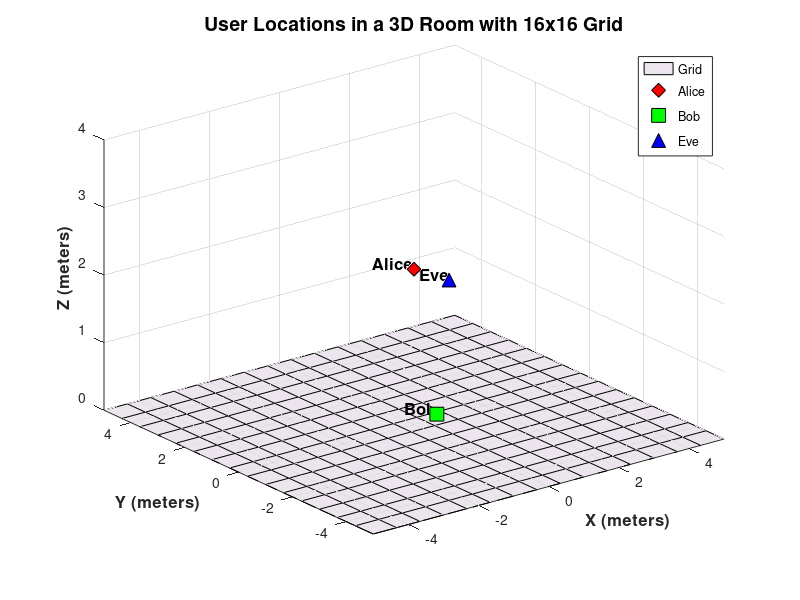
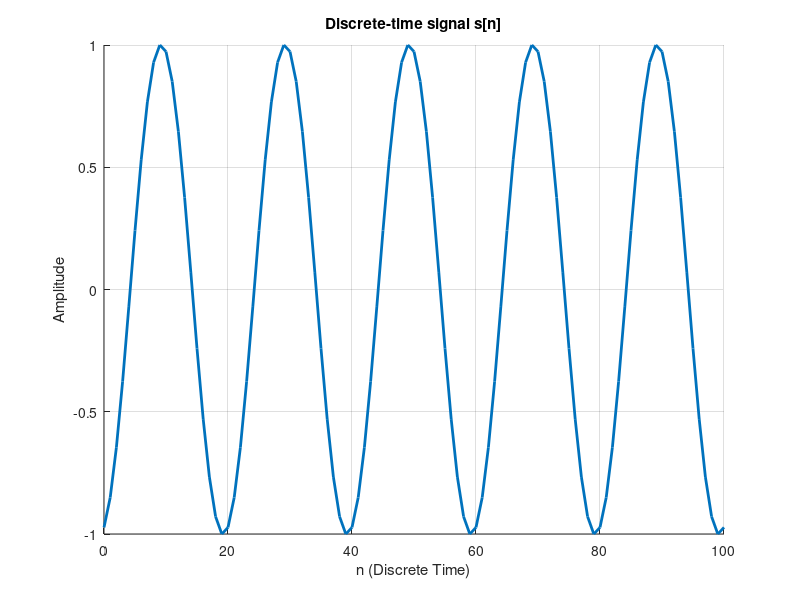
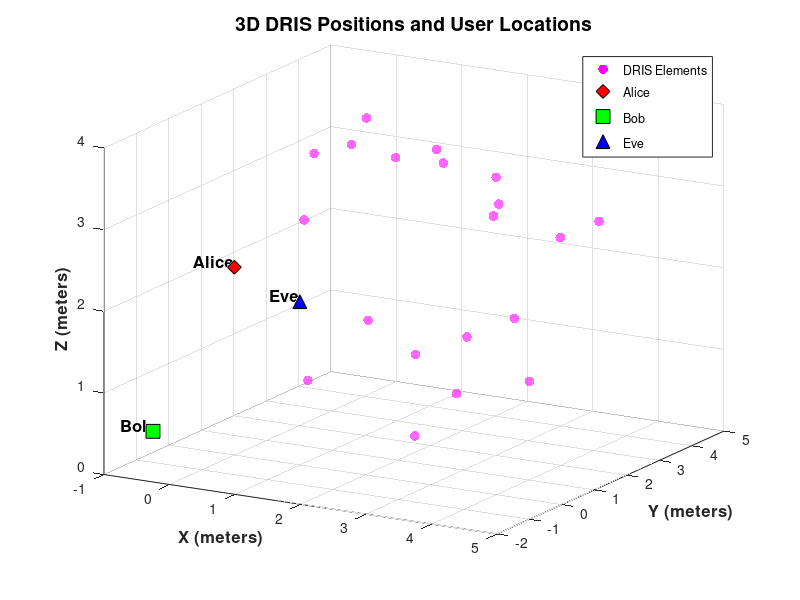
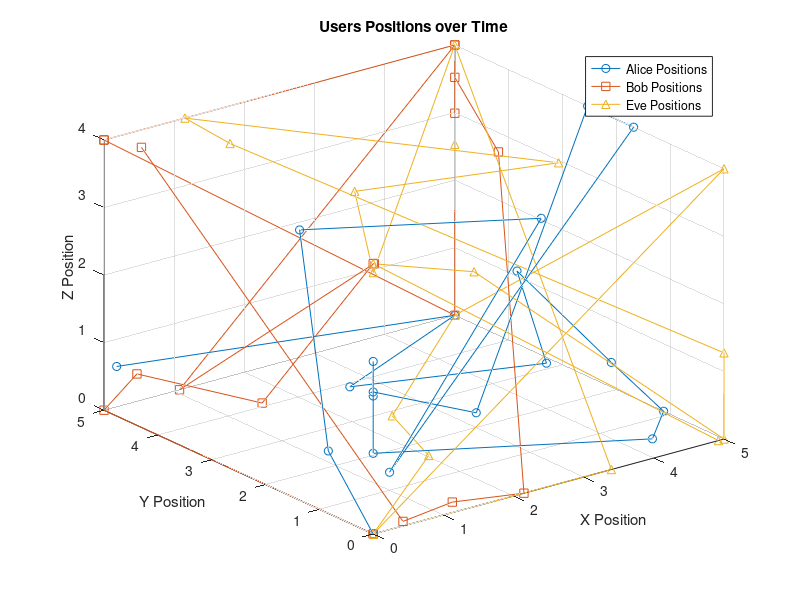

MATLAB code for these plots, in order: (Note: this script raises an error after producing the figures.)
%% STEP 1. Room Dimensions and Positions

% Define room size
roomLength = 5; % meters
roomWidth = 5; % meters
roomHeight = 4; % meters

% Define dimension of the grid (16x16)
Grid_dimension = [16, 16]; 

% Define initial positions for Alice, Bob, and Eve
alicePos = [0, 0, 2.3];  % Position of Alice (initial)
bobPos = [-0.5, -1.5, 0.5];  % Position of Bob (initial)
evePos = [1, 0, 2];  % Position of Eve (initial)

% Display initial positions in the command window
disp('Initial Positions of Users:');
fprintf('Alice coordinates: [ %.1f, %.1f, %.1f ]\n', alicePos(1), alicePos(2), alicePos(3));
fprintf('Bob coordinates:   [ %.1f, %.1f, %.1f ]\n', bobPos(1), bobPos(2), bobPos(3));
fprintf('Eve coordinates:   [ %.1f, %.1f, %.1f ]\n', evePos(1), evePos(2), evePos(3));
fprintf('\n');

% Create a plot to show positions
figure(1);clf;
hold on;

% Create grid for visualization (16x16 grid)
[xGrid, yGrid] = meshgrid(linspace(-roomLength, roomLength, Grid_dimension(1)), ...
                          linspace(-roomWidth, roomWidth, Grid_dimension(2)));
zGrid = zeros(size(xGrid));  % Create a flat grid at z = 0

% Plot the 16x16 grid (in the XY plane)
surf(xGrid, yGrid, zGrid, 'FaceAlpha', 0.1, 'EdgeColor', 'k', 'DisplayName', 'Grid');

% Plot Alice's position
scatter3(alicePos(1), alicePos(2), alicePos(3), 100, 'd', 'MarkerEdgeColor', 'k', 'MarkerFaceColor', 'r', 'DisplayName', 'Alice');
text(alicePos(1), alicePos(2), alicePos(3), ' Alice', 'FontSize', 12, 'VerticalAlignment', 'bottom', 'HorizontalAlignment', 'right', 'FontWeight', 'bold');

% Plot Bob's position
scatter3(bobPos(1), bobPos(2), bobPos(3), 100, 's', 'MarkerEdgeColor', 'k', 'MarkerFaceColor', 'g', 'DisplayName', 'Bob');
text(bobPos(1), bobPos(2), bobPos(3), ' Bob', 'FontSize', 12, 'VerticalAlignment', 'bottom', 'HorizontalAlignment', 'right', 'FontWeight', 'bold');

% Plot Eve's position
scatter3(evePos(1), evePos(2), evePos(3), 100, '^', 'MarkerEdgeColor', 'k', 'MarkerFaceColor', 'b', 'DisplayName', 'Eve');
text(evePos(1), evePos(2), evePos(3), ' Eve', 'FontSize', 12, 'VerticalAlignment', 'bottom', 'HorizontalAlignment', 'right', 'FontWeight', 'bold');

% Adjust plot limits to include all user positions
xlim([-roomLength, roomLength]);
ylim([-roomWidth, roomWidth]);
zlim([0, roomHeight]);

% Add grid and labels
grid on;
xlabel('X (meters)', 'FontSize', 12, 'FontWeight', 'bold');
ylabel('Y (meters)', 'FontSize', 12, 'FontWeight', 'bold');
zlabel('Z (meters)', 'FontSize', 12, 'FontWeight', 'bold');
title('User Locations in a 3D Room with 16x16 Grid', 'FontSize', 14, 'FontWeight', 'bold');

% Display the legend
legend('show');

% Set a 3D view
view(3);

% Finalize the plot
hold off;

%% STEP 2. Discrete-Time Signal Generation (S[n])

Nl = 5;                         % Number of signal components
n = 0:100;                      % Discrete time vector (samples)
betas = rand(1, Nl+1);                 % Random weights for each component
Deltas = randi([0, 10], 1, Nl+1);      % Random time shifts (Δi)
fs = 1000;                          % Sampling frequency (Hz)
f = 50;                             % Frequency of sine wave (Hz)

% Signal function g[n - Δi] (shifted sine wave components)
g = @(n, Delta) sin(2 * pi * f * (n - Delta) / fs);

% Initialize the discrete-time signal s[n] with zeros
s_n = zeros(1, length(n));

% Calculate s[n] with the formula
for i = 0:Nl
    s_n = s_n + betas(i+1) * g(n, Deltas(i+1));       % Add each component
end

% Calculate the average of s[n]
average_s_n = mean(s_n);
fprintf('Average of S[n]: %.4f\n', average_s_n);  % Display the average

% Normalize the generated signal to ensure it adheres to Bloch's law
s_n = s_n / max(abs(s_n));  % Normalization to mitigate flickering

fprintf('\n');

% Plot the signal s[n]
figure(2);clf;
hold on;

plot(n, s_n, 'LineWidth', 2);
xlabel('n (Discrete Time)');
ylabel('Amplitude');
title('Discrete-time signal s[n]');
grid on;
hold off;

%% STEP 3. Calculate the Phase Shift

% Constants for Phase Shift Calculation
nr = 1.5;        % Refractive index of reflective surface (e.g., glass)
ni = 1.0;        % Refractive index of air
theta_i = 30;   % Incident angle (degrees)

% Define RGB wavelengths in meters
lambda_R = 650e-9;  % Wavelength for Red light (650 nm)
lambda_G = 532e-9;  % Wavelength for Green light (532 nm)
lambda_B = 475e-9;  % Wavelength for Blue light (475 nm)

% Calculate phase shifts
theta_R = (2 * pi * (nr - ni) * sin(theta_i)) / lambda_R;
theta_G = (2 * pi * (nr - ni) * sin(theta_i)) / lambda_G;
theta_B = (2 * pi * (nr - ni) * sin(theta_i)) / lambda_B;

% Display results
fprintf('Phase shift for Red light: %.2f radians\n', theta_R);
fprintf('Phase shift for Green light: %.2f radians\n', theta_G);
fprintf('Phase shift for Blue light: %.2f radians\n', theta_B);

% Compute Phase Shift (radians) for a single reflection
theta_r_t = (theta_R + theta_G + theta_B) / 3;

% Display result
fprintf('--------------\n'); 
fprintf('phase shift for one RGB LED: %f radians\n', theta_r_t);
fprintf('\n');
fprintf('\n');

%% STEP 4. Reflected Electric Field (Er) with the Calculated Phase Shift

% Incident Electric Field
Ei = 1 + 1j;               % incident electric field in complex form
Er_total = 0;              % Initialize total reflected field
r0 = 0.8;                  % Reflection coefficient
delta_r = pi/4;
N_REs= 20;
Er_R =0;
Er_G = 0;
Er_B = 0;
numConfigs = 10;                  % Number of RIS configurations
loss_factor = 0.9;                % Loss due to environmental factors
Er_total = loss_factor * Er_total;       % Adjust reflected field

% Calculate the reflected electric field with formula
for i = 1:N_REs
    % Calculate reflected electric field for each RGB component
    Er_R = r0 * exp(1j * (theta_R + delta_r)) * Ei;   % for RED
    Er_G = r0 * exp(1j * (theta_G + delta_r)) * Ei;   % for GREEN
    Er_B = r0 * exp(1j * (theta_B + delta_r)) * Ei;   % for BLUE
    
    % Accumulate total reflected field for all RGB components(LED)
    Er_total = Er_total + (Er_R + Er_G + Er_B);
end

% Display results
fprintf('total (Er) for Red light: %.2f + %.2fj\n', real(Er_R), imag(Er_R));
fprintf('total (Er) for Green light: %.2f + %.2fj\n', real(Er_G), imag(Er_G));
fprintf('total (Er) for Blue light: %.2f + %.2fj\n', real(Er_B), imag(Er_B));

% Display the total reflected electric field
fprintf('--------------\n'); 
fprintf('Reflected Electric Field (Er) for one LED : %.2f + %.2fj\n', real(Er_total), imag(Er_total));
fprintf('\n');
fprintf('\n');

Er_total_configs = zeros(1, numConfigs);

% variability in the RIS configurations
% Random delta_r for each configuration to simulate changes
for configIdx = 1:numConfigs         
    delta_r = rand * pi;
    Er_R = r0 * exp(1j * (theta_R + delta_r)) * Ei;
    Er_G = r0 * exp(1j * (theta_G + delta_r)) * Ei;
    Er_B = r0 * exp(1j * (theta_B + delta_r)) * Ei;
    
    Er_total_configs(configIdx) = Er_R + Er_G + Er_B;
end

%% STEP 5. Calculate and Display Distances in the frist position

% Calculate distances between each pair
dist_Alice_Bob = norm(alicePos - bobPos);
dist_Alice_Eve = norm(alicePos - evePos);
dist_Bob_Eve = norm(bobPos - evePos);

% Display distances
fprintf('initial distance between each person: \n');
fprintf('--------------\n'); 
fprintf('Distance between Alice and Bob: %.2f meters\n', dist_Alice_Bob);
fprintf('Distance between Alice and Eve: %.2f meters\n', dist_Alice_Eve);
fprintf('Distance between Bob and Eve: %.2f meters\n', dist_Bob_Eve);
fprintf('\n');

%% STEP 6. Calculate the new distance in the path for one user by using the formula d = d0 + vt (function)

function new_distance = calculate_linear_distance(initial_distance)
    
    % Generate random speed (0 to 5 m/s)
    speed = rand * 5;    
    % Generate random time (0 to 10 seconds)
    time = rand * 10;    
    
    % Calculate the new distance using d = d0 + vt
    new_distance = initial_distance + speed * time;
end

%% STEP 7. calculate the Euclidean distance between two users (function)

function distance = calculate_distance(user1_pos, user2_pos)
    
% Calculate the Euclidean distance between user1 and user2
    distance = norm(user2_pos - user1_pos);
end

%% STEP 8. Calculate LOS (function)

function Hd_0 = calculate_LOS(distance)

    % Constants
    Ar = 1e-4;                            % Receiver area (m^2)
    R = 1;                                % Photodiode responsivity (A/W)
    n = 1.5;                              % Refractive index

    % Convert angles to radians 
    phi = deg2rad(70);
    phi_half = deg2rad(60);
    psi = deg2rad(30);
    psi_FOV = deg2rad(120);

    % Precalculation
    m = -log(2) / log(cos(phi_half));      % Lambertian order

    % Calculate D(psi), the gain of the optical concentrator
    if abs(psi) <= psi_FOV
        D_psi = (n^2) / (sin(psi_FOV)^2);
    else
        D_psi = 0;
    end

    % Calculate LOS channel gain for Bob
    if abs(psi) <= psi_FOV
        Hd_0 = ((Ar * (m + 1) * R) / (2 * pi * distance^2)) * D_psi * cos(phi)^m * cos(psi);
    else
        Hd_0 = 0;  % If the angle of incidence exceeds the FOV, set gain to 0
    end
end


% use the function
fprintf('calculate LOS with initial distance values between each person : \n');
fprintf('--------------\n'); 
fprintf('LOS for Alice and Bob when they are in the frist position: %f\n', calculate_LOS(dist_Alice_Bob));
fprintf('LOS for Alice and Eve when they are in the frist position: %f\n', calculate_LOS(dist_Alice_Eve));
fprintf('LOS for Bob and Eve when they are in the frist position: %f\n', calculate_LOS(dist_Bob_Eve));
fprintf('\n');

%% STEP 9.Calculate NLOS (function)

function dHref_0 = calculate_NLOS(d1B,d2B)
    
% Constants
    Ar = 1e-4;                            % Receiver area (m^2)
    R = 1;                                % Photodiode responsivity (A/W)
    n = 1.5;                              % Refractive index
    dAw = 1e-4;                        
    rho = 0.8; 
    Pt = 1;                            % Transmit power (W)

 % Convert angles to radians 
    phi = deg2rad(70);
    phi_half = deg2rad(60);
    psi = deg2rad(30);
    psi_FOV = deg2rad(120);
    alpha = deg2rad(25);              
    beta = deg2rad(15);               
                        
 % Precalculation
    m = -log(2) / log(cos(phi_half));      % Lambertian order
 
 % Calculate D(psi), the gain of the optical concentrator
    if abs(psi) <= psi_FOV
        D_psi = (n^2) / (sin(psi_FOV)^2);
    else
        D_psi = 0;
    end

 % Calculate dHref(0) based on the NLOS channel gain formula
    if abs(psi) <= psi_FOV
        dHref_0 = ((Ar * (m + 1) * R) / (2 * pi^2 * d1B^2 * d2B^2)) * ...
                 D_psi * Pt * rho * dAw * cos(phi)^m * cos(alpha) * cos(beta) * cos(psi);
    else
        dHref_0 = 0;
    end

    % Multiply output for better readability
    dHref_0 = dHref_0 * 1e10; % Scale factor

end
   

% use the function
fprintf('calculate NLOS with initial distance values between each person : \n');
fprintf('--------------\n'); 
fprintf('NLOS for Alice-Bob and Alice-Eve when they are in the first position: %.10f\n', calculate_NLOS(dist_Alice_Bob , dist_Alice_Eve));
fprintf('NLOS for Alice-Eve and Bob-Eve when they are in the first position: %.10f\n', calculate_NLOS(dist_Alice_Eve , dist_Bob_Eve));
fprintf('NLOS for Alice-Bob and Bob-Eve when they are in the first position: %.10f\n', calculate_NLOS(dist_Alice_Bob , dist_Bob_Eve));
fprintf('\n');



% use the NLOS vs DRIS
% Parameters for NLOS calculation
Pt = 1;                            % Transmit power (W)
dAw = 1e-4;                        % Micro surface area
alpha = deg2rad(25);               % Incidence angle at RIS (in radians)
beta = deg2rad(15);                % Radiation angle at PD (in radians)
phi = deg2rad(30);                 % Angle of irradiance (in radians)
psi = deg2rad(20);                 % Angle of incidence (in radians)
phi_half = deg2rad(70);            % Half-power angle of LED (in radians)
psi_FOV = deg2rad(120);             % Field of View (FOV) of the receiver (in radians)
n = 1.5;                           % Refractive index
rho = 0.8;                         % Reflection coefficient of RIS
m = -log(2) / log(cos(phi_half));  % Lambertian order for half-angle
D = n^2 / sin(psi_FOV)^2;           % Optical concentrator gain
d1B = 2;                           % Distance between LED and RIS (m)
d2B = 1.5;                         % Distance between RIS and PD (m)
Ar = 1e-4;                         % Receiver area (m^2)
R = 1;                             % Photodiode responsivity (A/W)

% Calculate NLOS Gain
N_REs = 20;
H_NLOS_total = 0;  % Initialize total NLOS gain

for i = 1:N_REs
    % Generate random position for each DRIS element within room bounds
    drisPos = [rand() * roomLength, rand() * roomWidth, rand() * roomHeight];
    
    % Store the position in the array
    drisPositions(i, :) = drisPos;
    
    % Calculate distances: Alice-to-DRIS (d1B) and DRIS-to-Bob (d2B)
    d1B = norm(alicePos - drisPos);   % Distance from Alice to DRIS element
    d2B = norm(bobPos - drisPos);     % Distance from DRIS element to Bob
    
    % Calculate NLOS gain for this DRIS element
    if abs(psi) <= psi_FOV
        H_NLOS = ((Ar * (m + 1) * R) / (2 * pi^2 * d1B^2 * d2B^2)) * D * Pt * rho * dAw * cosd(phi)^m * cosd(alpha) * cosd(beta) * cosd(psi);
    else
        H_NLOS = 0;  % Gain is zero if incidence angle exceeds FOV
    end
    
    % Accumulate NLOS gain from each DRIS element
    H_NLOS_total = H_NLOS_total + H_NLOS;
end

% Plot DRIS positions with transparency
figure(3);clf;
scatter3(drisPositions(:, 1), drisPositions(:, 2), drisPositions(:, 3), 50, 'm', 'filled', 'DisplayName', 'DRIS Elements', 'MarkerFaceAlpha', 0.6);
hold on;

% Plot Alice's position
scatter3(alicePos(1), alicePos(2), alicePos(3), 100, 'd', 'MarkerEdgeColor', 'k', 'MarkerFaceColor', 'r', 'DisplayName', 'Alice');
text(alicePos(1), alicePos(2), alicePos(3), ' Alice', 'FontSize', 12, 'VerticalAlignment', 'bottom', 'HorizontalAlignment', 'right', 'FontWeight', 'bold');

% Plot Bob's position
scatter3(bobPos(1), bobPos(2), bobPos(3), 100, 's', 'MarkerEdgeColor', 'k', 'MarkerFaceColor', 'g', 'DisplayName', 'Bob');
text(bobPos(1), bobPos(2), bobPos(3), ' Bob', 'FontSize', 12, 'VerticalAlignment', 'bottom', 'HorizontalAlignment', 'right', 'FontWeight', 'bold');

% Plot Eve's position
scatter3(evePos(1), evePos(2), evePos(3), 100, '^', 'MarkerEdgeColor', 'k', 'MarkerFaceColor', 'b', 'DisplayName', 'Eve');
text(evePos(1), evePos(2), evePos(3), ' Eve', 'FontSize', 12, 'VerticalAlignment', 'bottom', 'HorizontalAlignment', 'right', 'FontWeight', 'bold');

% Finalize the plot
xlabel('X (meters)', 'FontSize', 12, 'FontWeight', 'bold');
ylabel('Y (meters)', 'FontSize', 12, 'FontWeight', 'bold');
zlabel('Z (meters)', 'FontSize', 12, 'FontWeight', 'bold');
title('3D DRIS Positions and User Locations', 'FontSize', 14, 'FontWeight', 'bold');
legend show;
grid on;

% Set viewing angle for better 3D visualization
view(30, 20); % Adjust as needed for your dataset
hold off;

% Multiply output for better readability
H_NLOS_total = H_NLOS_total * 1e10; % Scale factor

% Display total NLOS gain
fprintf('Total NLOS Gain: %.4f\n', H_NLOS_total);
fprintf('\n');

%% STEP 10. Define blockage factor B(t) (function)

function [Pr_full, Pr_partial, Pr_none] = calculate_received_power(Hd_t)

    Pt = 1;

    % Define blockage factors
    B_full = 0;       % Full blockage
    B_partial = 0.5;  % Partial blockage
    B_none = 1;       % No blockage

    % Calculate received power for each blockage condition
    Pr_full = Pt * Hd_t * B_full;       % Power with full blockage
    Pr_partial = Pt * Hd_t * B_partial; % Power with partial blockage
    Pr_none = Pt * Hd_t * B_none;       % Power with no blockage

    % Display the result for B(t)
    fprintf('Amount of full blockage (B(t) = 0) is : %f\n', Pr_full);
    fprintf('Amount of partial blockage (B(t) = 0.5) is : %f\n', Pr_partial);
    fprintf('Amount of no blockage (B(t) = 1) is : %f\n', Pr_none);
    fprintf('\n');
end

%% STEP 11. Lambertian Channel Model Implementation for Moving Characters

% Room dimensions
roomLength = 5; % meters
roomWidth = 5; % meters
roomHeight = 4; % meters

alicePos = [0, 0, 2.3];  % Position of Alice (initial)
bobPos = [-0.5, -1.5, 0.5];  % Position of Bob (initial)
evePos = [1, 0, 2];  % Position of Eve (initial)

% Fixed total number of steps to 20
numSteps = 20;
timeStep = 0.5;  % Fixed time step of 0.5 seconds

% Initialize arrays to store positions over time
aliceTrajectory = zeros(numSteps, 3);
bobTrajectory = zeros(numSteps, 3);
eveTrajectory = zeros(numSteps, 3);

% Set initial positions
aliceTrajectory(1, :) = alicePos;
bobTrajectory(1, :) = bobPos;
eveTrajectory(1, :) = evePos;

% Calculate initial distances
d_alice_bob = calculate_distance(alicePos, bobPos);
d_bob_eve = calculate_distance(bobPos, evePos);
d_alice_eve = calculate_distance(alicePos, evePos);

% Initialize arrays to store LOS and NLOS values
LOS_alice_bob = zeros(numSteps, 1);
LOS_alice_eve = zeros(numSteps, 1);
LOS_bob_eve = zeros(numSteps, 1);

NLOS_alice_bob = zeros(numSteps, 1);
NLOS_alice_eve = zeros(numSteps, 1);
NLOS_bob_eve = zeros(numSteps, 1);

savedAlicePositions = zeros(numSteps, 3);
savedBobPositions = zeros(numSteps, 3);
savedEvePositions = zeros(numSteps, 3);

% Loop through each step and update user positions and distances
for t = 1:numSteps
    if t == 1 
        fprintf('---------------------------------------\n');
        fprintf('What if our user move ? \n');
        fprintf('Step %d\n', t);
        fprintf('  The first distances between users:\n');
        fprintf('  Distance between Alice-Bob: %.2f meters\n', d_alice_bob);
        fprintf('  Distance between Bob-Eve: %.2f meters\n', d_bob_eve);
        fprintf('  Distance between Alice-Eve: %.2f meters\n', d_alice_eve);
        fprintf('\n');

    else
        fprintf('Step %d\n', t);
        
        % Calculate new distance for each user with calculate_linear_distance
        new_distance_alice = calculate_linear_distance(aliceTrajectory(t-1, :));
        new_distance_bob = calculate_linear_distance(bobTrajectory(t-1, :));
        new_distance_eve = calculate_linear_distance(eveTrajectory(t-1, :));

        % Generate random directions for Alice, Bob, and Eve
        aliceDirection = rand(1, 3) - 0.5;
        bobDirection = rand(1, 3) - 0.5;
        eveDirection = rand(1, 3) - 0.5;
    
        % Normalize direction vectors
        aliceDirection = aliceDirection / norm(aliceDirection);
        bobDirection = bobDirection / norm(bobDirection);
        eveDirection = eveDirection / norm(eveDirection);
    
        % Update positions based on new distance
        aliceTrajectory(t, :) = aliceTrajectory(t-1, :) + new_distance_alice .* aliceDirection .* timeStep;
        bobTrajectory(t, :) = bobTrajectory(t-1, :) + new_distance_bob .* bobDirection .* timeStep;
        eveTrajectory(t, :) = eveTrajectory(t-1, :) + new_distance_eve .* eveDirection .* timeStep;
    
        % Ensure positions stay within room boundaries
        aliceTrajectory(t, :) = max(min(aliceTrajectory(t, :), [roomLength, roomWidth, roomHeight]), [0, 0, 0]);
        bobTrajectory(t, :) = max(min(bobTrajectory(t, :), [roomLength, roomWidth, roomHeight]), [0, 0, 0]);
        eveTrajectory(t, :) = max(min(eveTrajectory(t, :), [roomLength, roomWidth, roomHeight]), [0, 0, 0]);
    
        % Save the new positions
        savedAlicePositions(t, :) = aliceTrajectory(t, :);
        savedBobPositions(t, :) = bobTrajectory(t, :);
        savedEvePositions(t, :) = eveTrajectory(t, :);
    
        % Print new positions of the users
        fprintf('New Position of Alice: [%.2f, %.2f, %.2f]\n', savedAlicePositions(t, 1), savedAlicePositions(t, 2), savedAlicePositions(t, 3));
        fprintf('New Position of Bob: [%.2f, %.2f, %.2f]\n', savedBobPositions(t, 1), savedBobPositions(t, 2), savedBobPositions(t, 3));
        fprintf('New Position of Eve: [%.2f, %.2f, %.2f]\n', savedEvePositions(t, 1), savedEvePositions(t, 2), savedEvePositions(t, 3));
        fprintf('\n');
    
        % Calculate LOS using the predefined function
        Hd_alice_bob = calculate_LOS(d_alice_bob); 
        Hd_alice_eve = calculate_LOS(d_alice_eve); 
        Hd_bob_eve = calculate_LOS(d_bob_eve);
    
        % Saving LOS inside the array
        LOS_alice_bob(t) = calculate_LOS(d_alice_bob);
        LOS_alice_eve(t) = calculate_LOS(d_alice_eve);
        LOS_bob_eve(t) = calculate_LOS(d_bob_eve);
    
        % print
        fprintf('LOS at this position for Alice-Bob: %f\n', Hd_alice_bob);
        fprintf('LOS at this position for Alice-Eve: %f\n', Hd_alice_eve);
        fprintf('LOS at this position for Bob-Eve: %f\n', Hd_bob_eve);
        fprintf('\n');
    
        % Calculate NLOS using the predefined function
        fprintf('NLOS at this position for Alice-Bob: %f\n', calculate_NLOS(d_alice_bob, d_bob_eve));
        fprintf('NLOS at this position for Alice-Eve: %f\n', calculate_NLOS(d_alice_eve, d_bob_eve));
        fprintf('NLOS at this position for Bob-Eve: %f\n', calculate_NLOS(d_bob_eve, d_alice_eve));
        fprintf('\n');
    
        % Saving NlOS inside an array 
        NLOS_alice_bob(t) = calculate_NLOS(d_alice_bob, d_bob_eve);
        NLOS_alice_eve(t) = calculate_NLOS(d_alice_eve, d_bob_eve);
        NLOS_bob_eve(t) = calculate_NLOS(d_bob_eve, d_alice_eve);
    
        % Generate blockage based on the random variable
        fprintf('Blockage for Alice and Bob: \n');
        calculate_received_power(Hd_alice_bob);
        fprintf('Blockage for Alice and Eve: \n');
        calculate_received_power(Hd_alice_eve);
        fprintf('Blockage for Bob and Eve: \n');
        calculate_received_power(Hd_bob_eve);
        fprintf('---------------------------------------\n');
    end 
end 

% Plotting Results
% Plotting the new positions of each user over time
figure(4);clf;
plot3(savedAlicePositions(:, 1), savedAlicePositions(:, 2), savedAlicePositions(:, 3), '-o', 'DisplayName', 'Alice Positions');
hold on;
plot3(savedBobPositions(:, 1), savedBobPositions(:, 2), savedBobPositions(:, 3), '-s', 'DisplayName', 'Bob Positions');
plot3(savedEvePositions(:, 1), savedEvePositions(:, 2), savedEvePositions(:, 3), '-^', 'DisplayName', 'Eve Positions');
xlabel('X Position');
ylabel('Y Position');
zlabel('Z Position');
title('Users Positions over Time');
legend;
grid on;
hold off;

% Plotting the LOS for each user pair
figure(5);clf;
plot(1:numSteps, LOS_alice_bob, '-o', 'DisplayName', 'LOS Alice-Bob');
hold on;
plot(1:numSteps, LOS_alice_eve, '-s', 'DisplayName', 'LOS Alice-Eve');
plot(1:numSteps, LOS_bob_eve, '-^', 'DisplayName', 'LOS Bob-Eve');
xlabel('Time Step');
ylabel('LOS Value');
title('LOS Values over Time');
legend;
grid on;
hold off;

% Plotting the NLOS for each user pair
figure(6);clf;
plot(1:numSteps, NLOS_alice_bob, '-o', 'DisplayName', 'NLOS Alice-Bob');
hold on;
plot(1:numSteps, NLOS_alice_eve, '-s', 'DisplayName', 'NLOS Alice-Eve');
plot(1:numSteps, NLOS_bob_eve, '-^', 'DisplayName', 'NLOS Bob-Eve');
xlabel('Time Step');
ylabel('NLOS Value');
title('NLOS Values over Time');
legend;
grid on;
hold off;

% %% STEP 11. Challenge-Response Based PLA with Actual Challenge from Bob
% % Parameters
% K = 10;               % Number of pilot signals (time slots)
% M = 5;                % Number of configurations for each RE
% threshold = 0.03;     % Threshold for authentication
% Hd_t_phase = 1;       % Channel response phase factor (placeholder value)
% 
% % Initialize dictionary for storing reference signals in enrollment phase
% dictionary = zeros(K, M);         % Stores expected signals for each configuration
% received_signals = zeros(K, 1);   % To store received signals during authentication
% deviations = zeros(K, 1);         % To store deviation values
% 
% % --- Enrollment Phase ---
% fprintf('--- Enrollment Phase ---\n');
% for k = 1:K
%     for m = 1:M
%         % Generate pilot signal with some noise
%         pilot_signal = Hd_t_phase * (rand > 0.5) + randn * 0.01;
%         dictionary(k, m) = pilot_signal;  % Store signal in Bob's dictionary
%         fprintf('Pilot signal for time slot %d, Config %d: %.4f\n', k, m, pilot_signal);
%     end
%     fprintf('\n');
% end
% 
% % --- Authentication Phase with Eve's Attack ---
% fprintf('\n--- Authentication Phase ---\n');
% 
% for attempt = 1:K
%     % Step 1: Bob sends a random binary challenge and chooses a random RE index
%     challenge = rand > 0.5;        % Random binary challenge (0 or 1)
%     RE_index = randi(M);           % Random RE configuration index
% 
%     % Step 2: Alice generates a response based on the challenge and dictionary
%     expected_response = dictionary(attempt, RE_index) * (challenge + 1);  
%     received_signal = expected_response + randn * 0.01;  % Add noise to simulate conditions
% 
%     % Step 3: Eve attempts to impersonate Alice
%     eve_estimation_noise = 0.05;  % Eve's estimation error
%     estimated_channel_eve = dictionary(attempt, randi(M)) + randn * eve_estimation_noise;
%     fake_response = estimated_channel_eve * (challenge + 1) + randn * 0.02;
% 
%     % Store received signal and calculate deviation from expected response
%     received_signals(attempt) = received_signal; 
%     deviation_alice = abs(received_signal - expected_response);
%     deviation_eve = abs(fake_response - expected_response);
%     deviations(attempt) = deviation_alice;
% 
%     % Display the challenge-response process
%     fprintf('Attempt %d:\nBob sends challenge: %d\n', attempt, challenge);
%     fprintf('Expected response: %.4f\nReceived signal (Alice): %.4f\nFake response (Eve): %.4f\n', expected_response, received_signal, fake_response);
% 
%     % Step 4: Bob checks if the deviation is within the threshold
%     if deviation_alice < threshold
%         fprintf('✅ Authentication successful: Alice detected.\n');
%     elseif deviation_eve < threshold
%         fprintf('⚠️ WARNING: Eve impersonation detected! (Eve fooled Bob)\n');
%     else
%         fprintf('❌ Authentication failed: Unrecognized transmission.\n');
%     end
%     fprintf('\n');
% end
% 
% % --- GLRT-Based Detection of Known Channels ---
% 
% % Parameters for Hypothesis Testing
% gamma = 0.03;               % Threshold for GLRT
% K = 10;                     % Number of pilot signals
% Hd_t_phase = 1;             % Channel response phase factor
% deviation = zeros(1, K);    % Storage for deviations
% 
% 
% % Initialize arrays to store received signals and expected channels
% received_signals = zeros(1, K); 
% expected_channels = zeros(1, K); 
% 
% fprintf('--------------------------------------\n');
% fprintf('--- GLRT Signal Detection ---\n');
% 
% % Step 1: Simulate the reception of pilot signals
% for k = 1:K
%     challenge = randi([0, 1]);
%     pilot_signal = randi([0, 1]);
%     expected_channels(k) = Hd_t_phase * pilot_signal * (challenge + 1);
%     noise = randn * 0.01; 
%     received_signals(k) = expected_channels(k) + noise;
%     fprintf('Time Slot %d | Challenge: %d | Expected: %.4f | Received: %.4f\n', ...
%         k, challenge, expected_channels(k), received_signals(k));
% end
% 
% % Step 2: Calculate deviations
% for k = 1:K
%     deviation(k) = abs(received_signals(k) - expected_channels(k));
% end
% 
% % Step 3: Calculate average deviation
% average_deviation = mean(deviation);
% 
% % Step 4: GLRT Hypothesis Testing
% if average_deviation < gamma
%     fprintf('GLRT Result: Authentication Successful - Legitimate Transmission Detected.\n');
% else
%     fprintf('GLRT Result: Authentication Failed - Potential Impersonation Detected.\n');
% end

%% STEP 12. NUMERICAL EVALUATION WITH GLRT-BASED DETECTION

num_trials = 1000;  % Number of Monte Carlo experiments
threshold = 0.03;   % Detection threshold (gamma)
P_FA_count = 0;     % Counter for False Alarms
P_MD_count = 0;     % Counter for Missed Detections
M = 160;              % Number of RIS configurations
N = 20;              % Number of DRIS elements per configuration
K = 4;             % Number of pilot signals (time slots)

% --- Enrollment Phase ---
dictionary = zeros(K, M * N);  % Stores expected signals for each configuration
for k = 1:K
    for m = 1:(M * N)
        dictionary(k, m) = randn * 0.01 + (rand > 0.5); % Generate pilot signals
    end
end

% Monte Carlo Simulation Loop
for i = 1:num_trials
    % Step 1: Bob sends a random challenge and selects a random RE configuration
    challenge = rand > 0.5;        % Random binary challenge (0 or 1)
    RE_index = randi(M);           % Random RIS element configuration
    RE_elements = (RE_index - 1) * N + (1:N); % Get indices for selected RIS elements
    
    % Step 2: Alice responds based on the enrollment dictionary
    expected_response = sum(dictionary(randi(K), RE_elements)) * (challenge + 1);
    received_signal = expected_response + randn * 0.01; % Add noise
    
    % Step 3: Eve attempts to impersonate Alice
    eve_estimation_noise = 0.05;
    estimated_channel_eve = sum(dictionary(randi(K), randi(M * N, 1, N))) + randn * eve_estimation_noise;
    fake_response = estimated_channel_eve * (challenge + 1) + randn * 0.02;
    
    % Compute deviations
    deviation_alice = abs(received_signal - expected_response);
    deviation_eve = abs(fake_response - expected_response);
    
    % Step 4: Apply Heaviside step function correctly
    H_eve = deviation_eve < threshold;   % Eve successfully impersonates Alice (False Alarm)
    H_alice = deviation_alice < threshold; % Alice is correctly authenticated
    
    % Compute probabilities based on correct conditions
    if H_eve == 1  % False Alarm: Eve is mistakenly authenticated
        P_FA_count = P_FA_count + 1;
    end
    if H_alice == 0  % Missed Detection: Alice is mistakenly rejected
        P_MD_count = P_MD_count + 1;
    end
end

% Calculate probabilities
P_FA = P_FA_count / num_trials;
P_MD = P_MD_count / num_trials;

fprintf('\n');
fprintf('----------------------------------------------\n');
fprintf('Probability of False Alarm (PFA): %.4f\n', P_FA);
fprintf('Probability of Missed Detection (PMD): %.4f\n', P_MD);
fprintf('\n');


% Plot Monte Carlo Results for PFA and PMD
figure(7);clf;
bar([P_FA, P_MD], 'FaceColor', [0.2 0.7 0.3]);
set(gca, 'XTickLabel', {'PFA', 'PMD'});
ylabel('Probability');
title('Monte Carlo Simulation Results for PFA and PMD');
grid on;

% --- GLRT-Based Detection of Known Channels ---

gamma = 0.03;               % Threshold for GLRT
deviation = zeros(1, K);    % Storage for deviations
received_signals = zeros(1, K); 
expected_channels = zeros(1, K); 

fprintf('--------------------------------------\n');
fprintf('--- GLRT Signal Detection ---\n');

% Step 1: Simulate the reception of pilot signals
for k = 1:K
    challenge = randi([0, 1]);
    pilot_signal = randi([0, 1]);
    expected_channels(k) = sum(dictionary(k, 1:N)) * (challenge + 1);
    noise = randn * 0.01; 
    received_signals(k) = expected_channels(k) + noise;
    fprintf('Time Slot %d | Challenge: %d | Expected: %.4f | Received: %.4f\n', ...
        k, challenge, expected_channels(k), received_signals(k));
end

% Step 2: Calculate deviations
for k = 1:K
    deviation(k) = abs(received_signals(k) - expected_channels(k));
end

% Step 3: Calculate average deviation
average_deviation = mean(deviation);

% Step 4: GLRT Hypothesis Testing
if average_deviation < gamma
    fprintf('GLRT Result: Authentication Successful - Legitimate Transmission Detected.\n');
else
    fprintf('GLRT Result: Authentication Failed - Potential Impersonation Detected.\n');
end

%% STEP 13. NUMERICAL EVALUATION For diffrent number of K

num_trials = 1000;  % Number of Monte Carlo experiments
threshold = 0.03;   % Detection threshold (gamma)
P_FA_count = 0;     % Counter for False Alarms
P_MD_count = 0;     % Counter for Missed Detections
M = 160;              % Number of RIS configurations
N = 20;              % Number of DRIS elements per configuration
K_values = 1:5;    % Different values of K (pilot signals)

P_FA_results = zeros(size(K_values));
P_MD_results = zeros(size(K_values));

% Fix random seed for reproducibility
rng(42);

for idx = 1:length(K_values)
    K = K_values(idx);
    dictionary = zeros(K, M * N);  % Stores expected signals for each configuration
    
    % --- Enrollment Phase ---
    fixed_indices = randi(K, num_trials, 1); % Precompute indices for consistency
    fixed_RE_indices = randi(M, num_trials, 1);
    
    for k = 1:K
        for m = 1:(M * N)
            dictionary(k, m) = randn * 0.01 + (rand > 0.5); % Generate pilot signals
        end
    end
    
    P_FA_count = 0;
    P_MD_count = 0;
    
    % Monte Carlo Simulation Loop
    for i = 1:num_trials
        % Step 1: Bob sends a random challenge and selects a fixed RE configuration
        challenge = rand > 0.5;        % Random binary challenge (0 or 1)
        RE_index = fixed_RE_indices(i);           % Fixed RIS element configuration
        RE_elements = (RE_index - 1) * N + (1:N); % Get indices for selected RIS elements
        
        % Step 2: Alice responds based on the enrollment dictionary
        expected_response = sum(dictionary(fixed_indices(i), RE_elements)) * (challenge + 1);
        received_signal = expected_response + randn * 0.01; % Add noise
        
        % Step 3: Eve attempts to impersonate Alice
        eve_estimation_noise = 0.05;
        estimated_channel_eve = sum(dictionary(fixed_indices(i), randi(M * N, 1, N))) + randn * eve_estimation_noise;
        fake_response = estimated_channel_eve * (challenge + 1) + randn * 0.02;
        
        % Compute deviations
        deviation_alice = abs(received_signal - expected_response);
        deviation_eve = abs(fake_response - expected_response);
        
        % Step 4: Apply Heaviside step function correctly
        H_eve = deviation_eve < threshold;   % Eve successfully impersonates Alice (False Alarm)
        H_alice = deviation_alice < threshold; % Alice is correctly authenticated
        
        % Compute probabilities based on correct conditions
        if H_eve == 1  % False Alarm: Eve is mistakenly authenticated
            P_FA_count = P_FA_count + 1;
        end
        if H_alice == 0  % Missed Detection: Alice is mistakenly rejected
            P_MD_count = P_MD_count + 1;
        end
    end
    
    % Calculate probabilities for this K
    P_FA_results(idx) = P_FA_count / num_trials;
    P_MD_results(idx) = P_MD_count / num_trials;
end

% Plot Monte Carlo Results for PFA and PMD
figure (8);
hold on;
plot(K_values, P_FA_results, '-o', 'LineWidth', 2, 'Color', 'r');
plot(K_values, P_MD_results, '-s', 'LineWidth', 2, 'Color', 'b');
legend('P_{FA}', 'P_{MD}');
xlabel('Number of Pilot Signals (K)');
ylabel('Probability');
title('Monte Carlo Simulation: PFA and PMD vs. K');
grid on;
hold off;

%% STEP 14. NUMERICAL EVALUATION FOR DIFFERENT NUMBER OF N

num_trials = 1000;  % Number of Monte Carlo experiments
threshold = 0.03;   % Detection threshold (gamma)
P_FA_count = 0;     % Counter for False Alarms
P_MD_count = 0;     % Counter for Missed Detections
M = 160;            % Number of RIS configurations
K = 4;              % Fixed number of pilot signals
N_values = 1:20;    % Different values of N (number of DRIS elements)

P_FA_results = zeros(size(N_values));
P_MD_results = zeros(size(N_values));

% Fix random seed for reproducibility
rng(42);

for idx = 1:length(N_values)
    N = N_values(idx);
    dictionary = zeros(K, M * N);  % Stores expected signals for each configuration
    
    % --- Enrollment Phase ---
    fixed_indices = randi(K, num_trials, 1); % Precompute indices for consistency
    fixed_RE_indices = randi(M, num_trials, 1);
    
    for k = 1:K
        for m = 1:(M * N)
            dictionary(k, m) = randn * 0.01 + (rand > 0.5); % Generate pilot signals
        end
    end
    
    P_FA_count = 0;
    P_MD_count = 0;
    
    % Monte Carlo Simulation Loop
    for i = 1:num_trials
        % Step 1: Bob sends a random challenge and selects a fixed RE configuration
        challenge = rand > 0.5;        % Random binary challenge (0 or 1)
        RE_index = fixed_RE_indices(i);           % Fixed RIS element configuration
        RE_elements = (RE_index - 1) * N + (1:N); % Get indices for selected RIS elements
        
        % Step 2: Alice responds based on the enrollment dictionary
        expected_response = sum(dictionary(fixed_indices(i), RE_elements)) / sqrt(N) * (challenge + 1);
        received_signal = expected_response + randn * 0.01 / sqrt(N); % Noise scaling
        
        % Step 3: Eve attempts to impersonate Alice
        eve_estimation_noise = 0.05;
        estimated_channel_eve = sum(dictionary(fixed_indices(i), randi(M * N, 1, N))) / sqrt(N) + randn * eve_estimation_noise;
        fake_response = estimated_channel_eve * (challenge + 1) + randn * 0.02;
        
        % Compute deviations
        deviation_alice = abs(received_signal - expected_response);
        deviation_eve = abs(fake_response - expected_response);
        
        % Step 4: Apply Heaviside step function correctly
        H_eve = deviation_eve < threshold;   % Eve successfully impersonates Alice (False Alarm)
        H_alice = deviation_alice < threshold; % Alice is correctly authenticated
        
        % Compute probabilities based on correct conditions
        if H_eve == 1  % False Alarm: Eve is mistakenly authenticated
            P_FA_count = P_FA_count + 1;
        end
        if H_alice == 0  % Missed Detection: Alice is mistakenly rejected
            P_MD_count = P_MD_count + 1;
        end
    end
    
    % Calculate probabilities for this N
    P_FA_results(idx) = P_FA_count / num_trials;
    P_MD_results(idx) = P_MD_count / num_trials;
end

% Plot Monte Carlo Results for PFA and PMD
figure (9);
hold on;
plot(N_values, P_FA_results, '-o', 'LineWidth', 2, 'Color', 'r');
plot(N_values, P_MD_results, '-s', 'LineWidth', 2, 'Color', 'b');
legend('P_{FA}', 'P_{MD}');
xlabel('Number of DRIS Elements (N)');
ylabel('Probability');
title('Monte Carlo Simulation: PFA and PMD vs. N');
grid on;
hold off;

%% STEP 15. Impact of SNR on Probability of Successful Attack (P_Eve)

SNR_values = 0:5:20;                 % SNR range from 0 to 30 dB
P_Eve_success = zeros(length(SNR_values), 1);  % Array for Eve's success probabilities
num_trials = 1000;                   % Number of trials for each SNR level
threshold = 0.05;                    % Example threshold based on legitimate signal strength
Hd_t = 1;                            % Hypothetical channel gain of legitimate path (Alice-Bob)
N_REs = 20;                          % Number of REs (reflective elements)
M_rotations = 160;                   % Number of possible rotations per RE

fprintf('\n');
fprintf('--- Impact of SNR on Probability of Successful Attack (P_{Eve}) ---\n');
fprintf('SNR (dB) | Probability of Eve Success (P_{Eve})\n');
fprintf('----------------------------------------------\n');

% Parameters for theoretical P_Eve calculation
C = N_REs * M_rotations;             % Calculate the total configuration space
K = 4;                               % Length of the sequence for authentication
P_Eve_theoretical = 1 / nchoosek(C + K - 1, K);  % Theoretical probability

for idx = 1:length(SNR_values)
    SNR = SNR_values(idx);
    noise_variance = 10^(-SNR / 10);
    Eve_success_count = 0;

    % Simulate trials for Eve's success probability at each SNR
    for i = 1:num_trials
        noise = sqrt(noise_variance) * randn;   % Add Gaussian noise
        received_signal = Hd_t + noise;

        % Dynamic margin for success, adjust based on noise
        dynamic_margin = 0.1 * sqrt(noise_variance); % Adjust margin with SNR

        % Eve succeeds if received signal is close enough to the threshold
        if abs(received_signal - threshold) < dynamic_margin
            Eve_success_count = Eve_success_count + 1;
        end
    end
    
    % Calculate success rate for current SNR
    P_Eve_success(idx) = Eve_success_count / num_trials;

    % Print each result in the command window
    fprintf('   %2d dB   |           %.4f\n', SNR, P_Eve_success(idx));
end

fprintf('----------------------------------------------\n');

% Plot Probability of Eve's Success vs. SNR with Theoretical Bound
figure(10);clf;
hold on;
plot(SNR_values, P_Eve_success, '-o', 'LineWidth', 2, 'DisplayName', 'Simulated P_{Eve}');
yline(P_Eve_theoretical, '--r', 'LineWidth', 1.5, 'DisplayName', 'Theoretical P_{Eve}');
xlabel('SNR (dB)');
ylabel('Probability of Eve Success');
title('Impact of SNR on Probability of Successful Attack');
legend;
grid on;
hold off;


% Probability of a Successful Attack without Noise and Perfect Channel Estimation

K_values = 1:20;  % Range of K values
C_values = 2:6;   % Range of C values

figure(11);clf;
hold on;

% Define colors and markers to match the image
colors = {'#D95319', '#EDB120', '#7E2F8E', '#77AC30', '#0072BD'}; 
markers = {'x', 'v', '^', 's', '*'};

for i = 1:length(C_values)
    C = C_values(i);
    P_Eve_theoretical = arrayfun(@(K) 1 / nchoosek(C + K - 1, K), K_values);
    
    % Plot with different styles
    semilogy(K_values, P_Eve_theoretical, 'Color', colors{i}, ...
        'Marker', markers{i}, 'LineStyle', '-', 'LineWidth', 2, 'MarkerSize', 8);
end

grid on;
set(gca, 'YScale', 'log'); % Log scale for probability
set(gca, 'FontSize', 14); % Set axis font size for readability
axis([0 20 1e-5 1]); % Ensure proper axis limits to match the image

% Axis labels
xlabel('$K$', 'Interpreter', 'latex', 'FontSize', 16);
ylabel('$P_{\mathrm{Eve, succ}}$', 'Interpreter', 'latex', 'FontSize', 16);
title('Probability of a Successful Attack vs. $K$', 'Interpreter', 'latex', 'FontSize', 16);

% Add legend with LaTeX formatting
legend_labels = arrayfun(@(C) sprintf('$C = %d$', C), C_values, 'UniformOutput', false);
legend(legend_labels, 'Interpreter', 'latex', 'Location', 'SouthWest');

hold off;


%% STEP 16. Enhanced Comparison Between RIS vs DRIS with Lambertian Model & Authentication

Pt = 1;  % Transmit power (W)
N_REs = 20;  % Number of Reflecting Elements (REs)
K = 4;  % Number of time slots for authentication
M = 160;  % Number of configurations per RE
sigma_noise = 1e-7;  % Noise power spectral density

gamma = 0.05;  % Threshold for False Alarm and Misdetection
numIterations = 1000;  % Monte Carlo iterations for DRIS
numSimulations = 1000;  % Monte Carlo runs for FA/MD estimation

% Room setup
roomLength = 5; roomWidth = 5; roomHeight = 4;
alicePos = [0, 0, 2.3];
bobPos = [-0.5, -1.5, 0.5];

% Average distance between Alice and Bob
dist_Alice_Bob = norm(alicePos - bobPos);
H_RIS = Pt / (dist_Alice_Bob^2);  % RIS Channel Gain

% DRIS Channel Gain Calculation using Lambertian Model
H_DRIS_total = 0;
for iter = 1:numIterations
    H_DRIS_iter = 0;
    for i = 1:N_REs
        drisPos = [rand() * roomLength, rand() * roomWidth, rand() * roomHeight];
        distanceAliceToDRIS = norm(alicePos - drisPos);
        distanceDRISToBob = norm(drisPos - bobPos);
        d_alice_bob_i = distanceAliceToDRIS + distanceDRISToBob;
        H_DRIS_iter = H_DRIS_iter + Pt / (d_alice_bob_i^2);
    end
    H_DRIS_total = H_DRIS_total + H_DRIS_iter;
end
H_DRIS = H_DRIS_total / numIterations;

% SNR Calculation
SNR_RIS = (H_RIS^2 * Pt) / sigma_noise;
SNR_DRIS = (H_DRIS^2 * Pt) / sigma_noise;

% Challenge-Response Authentication (Monte Carlo Simulations)
FA_count_DRIS = 0; MD_count_DRIS = 0;
FA_count_RIS = 0; MD_count_RIS = 0;

dictionary = rand(K, M);  % Enrollment phase: random dictionary for authentication

for sim = 1:numSimulations
    % Bob selects a random challenge
    challenge = randi([0, 1]);
    RE_index = randi(M);
    expected_response = dictionary(randi(K), RE_index) * (challenge + 1);
    received_signal_RIS = expected_response + normrnd(0, sqrt(sigma_noise));
    received_signal_DRIS = expected_response + normrnd(0, sqrt(sigma_noise));

    % Eve's attack attempt
    eve_noise = 0.05;
    fake_response = dictionary(randi(K), randi(M)) * (challenge + 1) + normrnd(0, eve_noise);

    % Compute deviations
    deviation_RIS = abs(received_signal_RIS - expected_response);
    deviation_DRIS = abs(received_signal_DRIS - expected_response);
    deviation_Eve = abs(fake_response - expected_response);

    % Adjust FA/MD detection based on spatial diversity impact
    if deviation_RIS > gamma
        MD_count_RIS = MD_count_RIS + 1;
    elseif deviation_Eve < gamma
        FA_count_RIS = FA_count_RIS + 1;
    end

    % DRIS has higher spatial diversity, making Eve’s attack harder
    adjusted_gamma_DRIS = gamma / 2; % More robustness due to distributed REs
    if deviation_DRIS > adjusted_gamma_DRIS
        MD_count_DRIS = MD_count_DRIS + 1;
    elseif deviation_Eve < adjusted_gamma_DRIS * 1.5
        FA_count_DRIS = FA_count_DRIS + 1;
    end
end

% Compute probabilities
FA_prob_RIS = FA_count_RIS / numSimulations;
MD_prob_RIS = MD_count_RIS / numSimulations;
FA_prob_DRIS = FA_count_DRIS / numSimulations;
MD_prob_DRIS = MD_count_DRIS / numSimulations;

% Display results
fprintf('\n--- Comparison of RIS and DRIS ---\n');
fprintf('RIS Channel Gain: %.4f\n', H_RIS);
fprintf('DRIS Channel Gain: %.4f\n', H_DRIS);
fprintf('SNR for RIS: %.2f dB\n', 10 * log10(SNR_RIS));
fprintf('SNR for DRIS: %.2f dB\n', 10 * log10(SNR_DRIS));
fprintf('False Alarm Probability - RIS: %.4f, DRIS: %.4f\n', FA_prob_RIS, FA_prob_DRIS);
fprintf('Misdetection Probability - RIS: %.4f, DRIS: %.4f\n', MD_prob_RIS, MD_prob_DRIS);

%% STEP 17: Weighted Channel Response When Bob is Between 3 DRIS
fprintf('-----------------------------\n');
fprintf("Comparison Between Approximated and Actual Channel Maps in the Real World\n");

% Room dimensions
roomLength = 5; % meters
roomWidth = 5;
roomHeight = 4;

% Bob's Position (x, y, z, rotation)
BobPos = [1.63, 1.59, 1.12, 30];

% Ensure Bob is inside the room
if BobPos(1) < 0 || BobPos(1) > roomLength || BobPos(2) < 0 || BobPos(2) > roomWidth
    error('Bob is outside the room boundaries.');
end
fprintf('Bob Position: (%.2f, %.2f, %.2f, %.2f°)\n', BobPos(1), BobPos(2), BobPos(3), BobPos(4));

% Define DRIS positions in the room
DRIS_positions = [1, 1, 2; 3, 1, 2; 4, 4, 2; 2, 3, 2; 3, 3, 2];
num_DRIS = size(DRIS_positions, 1);

% Compute distances to all DRIS
DRIS_distances = vecnorm(DRIS_positions(:, 1:3) - BobPos(1:3), 2, 2);

% Find the three closest DRIS
[~, sorted_indices] = sort(DRIS_distances);
closest_DRIS = sorted_indices(1:3);

% Compute weights based on inverse distance
weights = 1 ./ (DRIS_distances(closest_DRIS) + 1e-6);
weights = weights / sum(weights);

% Compute weighted channel response
h_DRIS = rand(num_DRIS, 1); % Simulated DRIS channel responses
h_x = sum(weights .* h_DRIS(closest_DRIS));

fprintf('\nEstimated h_total (Weighted DRIS response): %.6f\n', h_x);

%% Step 18: Authentication with Eve's Attack Using Weighted Channel Response for One Position

num_trials = 1000;
threshold = 0.03;
P_FA_count = 0;
P_MD_count = 0;
M = 160;   % Number of RIS configurations
K = 4;    % Number of pilot signals (time slots)
N = 20;    % Number of DRIS elements per configuration

% --- Enrollment Phase ---
dictionary = zeros(K, M * N);  % Stores expected signals for each configuration
for k = 1:K
    for m = 1:(M * N)
        dictionary(k, m) = randn * 0.01 + (rand > 0.5); % Generate pilot signals
    end
end

% Monte Carlo Simulation Loop
for i = 1:num_trials
    % Step 1: Bob sends a random challenge and selects a random RE configuration
    challenge = rand > 0.5;        % Random binary challenge (0 or 1)
    RE_index = randi(M);           % Random RIS element configuration
    RE_elements = (RE_index - 1) * N + (1:N); % Get indices for selected RIS elements
    
    % Step 2: Alice responds based on the enrollment dictionary
    expected_response = h_x * sum(dictionary(randi(K), RE_elements)) / N * (challenge + 1);
    received_signal = expected_response + randn * 0.01 / sqrt(N); % Noise reduction effect
    
    % Step 3: Eve attempts to impersonate Alice
    eve_estimation_noise = 0.05;
    estimated_channel_eve = sum(dictionary(randi(K), randi(M * N, 1, N))) / N + randn * eve_estimation_noise;
    fake_response = estimated_channel_eve * (challenge + 1) + randn * 0.02;
    
    % Compute deviations
    deviation_alice = abs(received_signal - expected_response);
    deviation_eve = abs(fake_response - expected_response);
    
    % Step 4: Apply Heaviside step function correctly
    H_eve = deviation_eve < threshold;   % Eve successfully impersonates Alice (False Alarm)
    H_alice = deviation_alice < threshold; % Alice is correctly authenticated
    
    % Compute probabilities based on correct conditions
    if H_eve == 1  % False Alarm: Eve is mistakenly authenticated
        P_FA_count = P_FA_count + 1;
    end
    if H_alice == 0  % Missed Detection: Alice is mistakenly rejected
        P_MD_count = P_MD_count + 1;
    end
end

% Calculate probabilities
P_FA = P_FA_count / num_trials;
P_MD = P_MD_count / num_trials;

fprintf('\n');
fprintf('----------------------------------------------\n');
fprintf('Probability of False Alarm (PFA): %.4f\n', P_FA);
fprintf('Probability of Missed Detection (PMD): %.4f\n', P_MD);
fprintf('\n');


%% Step 19: Authentication with Eve's Attack Using Weighted Channel Response for Moving User
fprintf('------------------------------------\n');
fprintf("Comparison Between Approximated and Actual Channel Maps in the Real World\n");

% Room dimensions
roomLength = 5; % meters
roomWidth = 5;
roomHeight = 4;

% Initial Bob's Position (x, y, z, rotation)
BobPos = [2.5, 2.5, 1.2, 30]; % Start near center

% Define 30 DRIS positions for better coverage
[X, Y, Z] = meshgrid(linspace(0.5, 4.5, 4), linspace(0.5, 4.5, 4), [1.5, 2.5]);
DRIS_positions = [X(:), Y(:), Z(:)]; % 30 DRIS in a structured grid
num_DRIS = size(DRIS_positions, 1);

% Define a trajectory for Bob to follow (e.g., circular or zig-zag path)
theta = linspace(0, 2*pi, 10); % Circular trajectory
trajectory = [2.5 + 1.2 * cos(theta); 2.5 + 1.2 * sin(theta); ones(1,10) * 1.2]';
num_movements = size(trajectory, 1);

figure(12);clf;
hold on;
xlim([0, roomLength]); ylim([0, roomWidth]); zlim([0, roomHeight]);
view(3);

scatter3(DRIS_positions(:,1), DRIS_positions(:,2), DRIS_positions(:,3), 100, 'b', 'filled');
legend("DRIS Positions", "Location", "best");
total_trials = 1000;
threshold = 0.03;
M = 160;      % Number of RIS configurations
K = 4;     % Number of pilot signals (time slots)
N = 20;     % Number of DRIS elements per configuration

% Generate dictionary
dictionary = zeros(K, M * N);
for k = 1:K
    for m = 1:(M * N)
        dictionary(k, m) = randn * 0.01 + (rand > 0.5);
    end
end

for step = 1:num_movements
    % Update Bob's Position along the trajectory
    BobPos(1:3) = trajectory(step, :);
    
    % Compute distances to all DRIS
    DRIS_distances = vecnorm(DRIS_positions(:, 1:3) - BobPos(1:3), 2, 2);
    
    % Select all DRIS within a fixed radius (e.g., 2 meters) for better accuracy
    radius = 2;
    close_DRIS = find(DRIS_distances < radius);
    
    % If fewer than 3 DRIS are selected, take the nearest ones
    if length(close_DRIS) < 3
        [~, sorted_indices] = sort(DRIS_distances);
        close_DRIS = sorted_indices(1:3);
    end
    
    % Compute Gaussian-based weights
    sigma = 0.5;
    weights = exp(-DRIS_distances(close_DRIS).^2 / (2 * sigma^2));
    weights = weights / sum(weights);
    
    % Compute weighted channel response
    h_DRIS = rand(num_DRIS, 1); % Simulated DRIS channel responses
    h_x = sum(weights .* h_DRIS(close_DRIS));
    
    fprintf('Step %d - Bob Position: (%.2f, %.2f, %.2f)\n', step, BobPos(1), BobPos(2), BobPos(3));
    
    % Reset false alarm and missed detection counts for each step
    P_FA_count = 0;
    P_MD_count = 0;
    
    % Authentication process
    for i = 1:total_trials
        challenge = rand > 0.5;
        RE_index = randi(M);
        RE_elements = (RE_index - 1) * N + (1:N); % Select indices for RIS elements
        
        % Alice's expected response using weighted RIS elements
        expected_response = h_x * sum(dictionary(randi(K), RE_elements)) / N * (challenge + 1);
        received_signal = expected_response + randn * 0.01 / sqrt(N); % Noise reduction
        
        % Eve's attack using random RIS elements
        eve_estimation_noise = 0.05;
        estimated_channel_eve = sum(dictionary(randi(K), randi(M * N, 1, N))) / N + randn * eve_estimation_noise;
        fake_response = estimated_channel_eve * (challenge + 1) + randn * 0.02;
        
        % Compute deviations
        deviation_alice = abs(received_signal - expected_response);
        deviation_eve = abs(fake_response - expected_response);
        
        % Decision rules
        H_eve = deviation_eve < threshold;   % Eve successfully impersonates Alice (False Alarm)
        H_alice = deviation_alice < threshold; % Alice is correctly authenticated
        
        % Count authentication errors
        if H_eve == 1  % False Alarm: Eve is mistakenly authenticated
            P_FA_count = P_FA_count + 1;
        end
        if H_alice == 0  % Missed Detection: Alice is mistakenly rejected
            P_MD_count = P_MD_count + 1;
        end
    end
    
    % Compute probabilities
    P_FA = P_FA_count / total_trials;
    P_MD = P_MD_count / total_trials;
    
    fprintf('Step %d - P_FA: %.4f, P_MD: %.4f\n', step, P_FA, P_MD);
    
    figure(12);
    % Visualization of Bob's movement
    scatter3(BobPos(1), BobPos(2), BobPos(3), 150, 'r', 'filled');
    pause(0.5);
end

hold off;
%%
